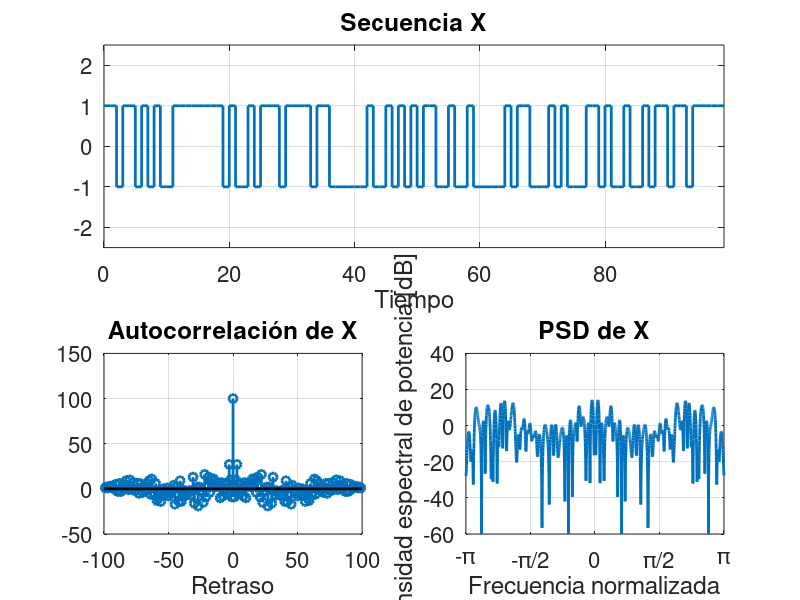
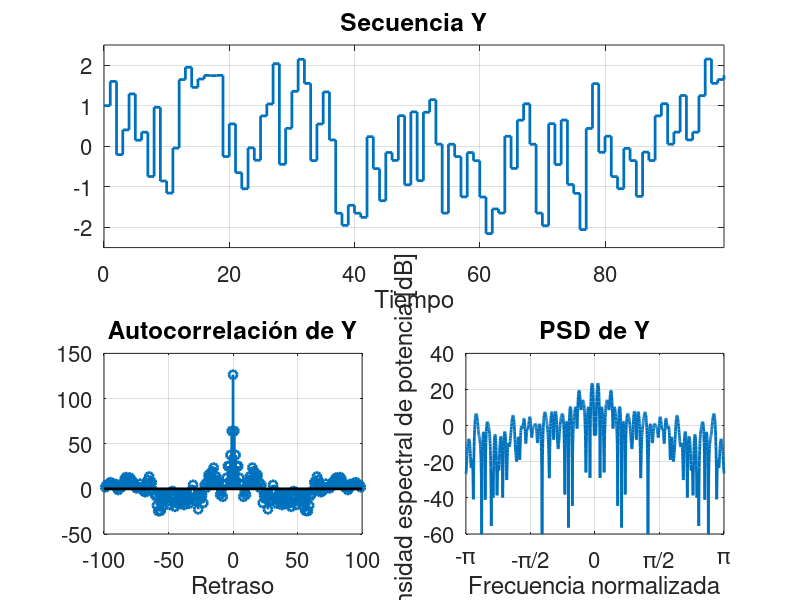
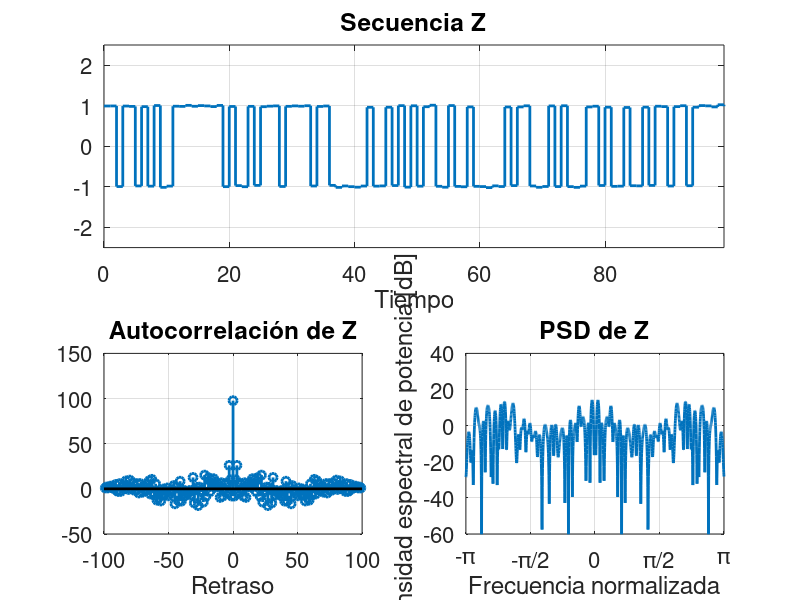
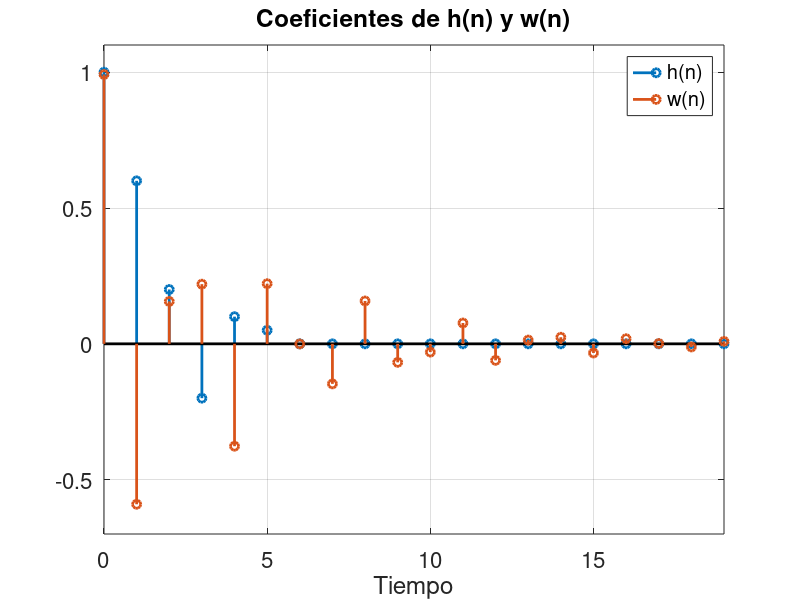

Recreate these plots in MATLAB, in order.
close all; clear all; clc;

%%

M = 20;

h = [1 0.6 0.2 -0.2 0.1 0.05];
var_V = 0.005;

h_pad = zeros(1, M);
h_pad(1:min(numel(h),M)) = h(1:min(numel(h),M));

h_flip = fliplr(h_pad);

R_Y = conv(h_pad, h_flip)(M:2*M-1);
R_Y(1) = R_Y(1) + var_V;
RR_Y = toeplitz(R_Y);

R_YX = [h(1) zeros(1, M-1)];
RR_YX = R_YX';

w0 = RR_Y \ RR_YX;

%%

rand('seed', 42);

N = 100;

B = rand(1, N) < 0.5;
X = 2*B - 1;
V = normrnd(0, var_V, 1, N);
Y = filter(h, 1, X) + V;
Z = filter(w0, 1, Y);

function plot_seqRS(X)
  nfft = 2048;
  freqrange = linspace(-1, 1, nfft);
  freqticks = {'-\pi', '-\pi/2', '0', '\pi/2', '\pi'};

  N = numel(X);
  nn = 0:N-1;

  figure();
  subplot(2, 2, [1 2]);
  stairs(nn, X);
  grid;
  xlim([0 N-1]);
  ylim([-2.5 2.5]);
  xlabel('Tiempo');
  title(['Secuencia ' inputname(1)]);
  set(findall(gcf,'type','line'),'LineWidth',2);
  set(gca, 'FontSize', 16);

  [R_Xest kk] = xcorr(X);
  S_Xest = 1/N * abs(fftshift(fft(X, nfft))).^2;

  subplot(2, 2, 3);
  stem(kk, R_Xest);
  grid;
  xlabel('Retraso');
  ylim([-50 150]);
  title(['Autocorrelación de ' inputname(1)]);
  set(findall(gcf,'type','line'),'LineWidth',2);
  set(gca, 'FontSize', 16);

  subplot(2, 2, 4);
  plot(freqrange, mag2db(S_Xest));
  grid;
  xticklabels(freqticks);
  ylim([-60 40]);
  xlabel('Frecuencia normalizada');
  ylabel('Densidad espectral de potencia [dB]');
  title(['PSD de ' inputname(1)]);
  set(findall(gcf,'type','line'),'LineWidth',2);
  set(gca, 'FontSize', 16);
endfunction

plot_seqRS(X)
plot_seqRS(Y)
plot_seqRS(Z)

mm = 0:M-1;

figure();
stem(mm',[h_pad' w0]);
grid;
xlim([0 M-1]);
ylim([-0.7 1.1]);
xlabel('Tiempo');
title('Coeficientes de h(n) y w(n)');
legend('h(n)', 'w(n)');
set(findall(gcf,'type','line'),'LineWidth',2);
set(gca, 'FontSize', 16);

%%

for M = [2 5 10 30]
  h_pad = zeros(1, M);
  h_pad(1:min(numel(h),M)) = h(1:min(numel(h),M));

  h_flip = fliplr(h_pad);

  R_Y = conv(h_pad, h_flip)(M:2*M-1);
  R_Y(1) = R_Y(1) + var_V;
  RR_Y = toeplitz(R_Y);

  R_YX = [h(1) zeros(1, M-1)];
  RR_YX = R_YX';

  w0 = RR_Y \ RR_YX;

  Z = filter(w0, 1, Y);
  plot_seqRS(Z);

  mm = 0:M-1;

  figure();
  subplot(2, 2, 1);
  stem(mm,w0);
  grid;
  xlim([0 M-1]);
  ylim([-0.7 1.1]);
  xlabel('Tiempo');
  title('Coeficientes de w(n)');
  set(findall(gcf,'type','line'),'LineWidth',2);
  set(gca, 'FontSize', 16);

  hconvw = conv(h, w0);

  subplot(2, 2, 2);
  stem(0:numel(hconvw)-1, hconvw);
  grid;
  xlim([0 M-1]);
  ylim([-0.7 1.1]);
  xlabel('Tiempo');
  title('Convolución entre h(n) y w(n)');
  set(findall(gcf,'type','line'),'LineWidth',2);
  set(gca, 'FontSize', 16);

  freqrange = linspace(-1, 1, 2048);
  freqticks = {'-\pi', '-\pi/2', '0', '\pi/2', '\pi'};

  H = freqz(h, 1, freqrange);
  W = freqz(w0, 1, freqrange);

  subplot(2, 2, [3 4]);
  plot(freqrange, (abs(H)));
  hold on;
  plot(freqrange, (abs(W)));
  plot(freqrange, (abs(H).*abs(W)));
  grid;
  xticklabels(freqticks);
  xlabel('Frecuencia normalizada');
  ylabel('Magnitud [dB]');
  title('Respuesta en frecuencia de |H(\omega)|, |W(\omega)| y |H(\omega)|\cdot|W(\omega)|');
  legend('|H(\omega)|', '|W(\omega)|', '|H(\omega)|\cdot|W(\omega)|');
  set(findall(gcf,'type','line'),'LineWidth',2);
  set(gca, 'FontSize', 16);
end
